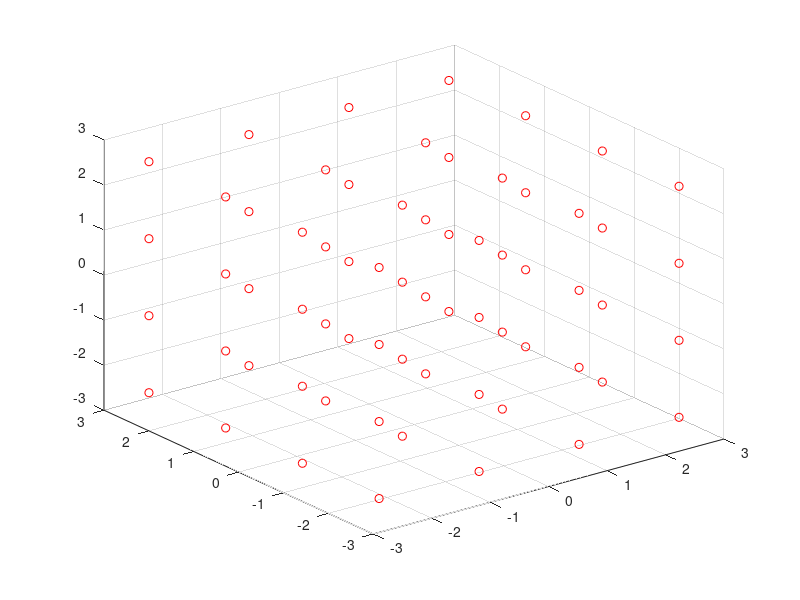

Reproduce this figure in MATLAB.
%close all

xmin =   -2.56496  ;
xmax =    2.57  ;
deltax =  2*0.85499  ;
ymin =   xmin  ;
ymax =   xmax  ;
deltay = deltax ;
zmin =   xmin  ;
zmax =   xmax  ;
deltaz = deltax ; 

[gridx,gridy,gridz]=meshgrid(xmin:deltax:xmax,ymin:deltay:ymax,zmin:deltaz:zmax);

%Setup Grid
for i = 1:max(size(gridx))
    scatter3 (gridz(i,:), gridx(i,:), gridy(i,:), 'r');
    hold on
end

% scatter3(a(1),a(2),a(3))
% scatter3(b(1),b(2),b(3))
% scatter3(c(1),c(2),c(3))
% scatter3(d(1),d(2),d(3))

% quiver3 (a(1),a(2),a(3), -a(1)+b(1),-a(2)+b(2),-a(3)+b(3)); figure(gcf)
